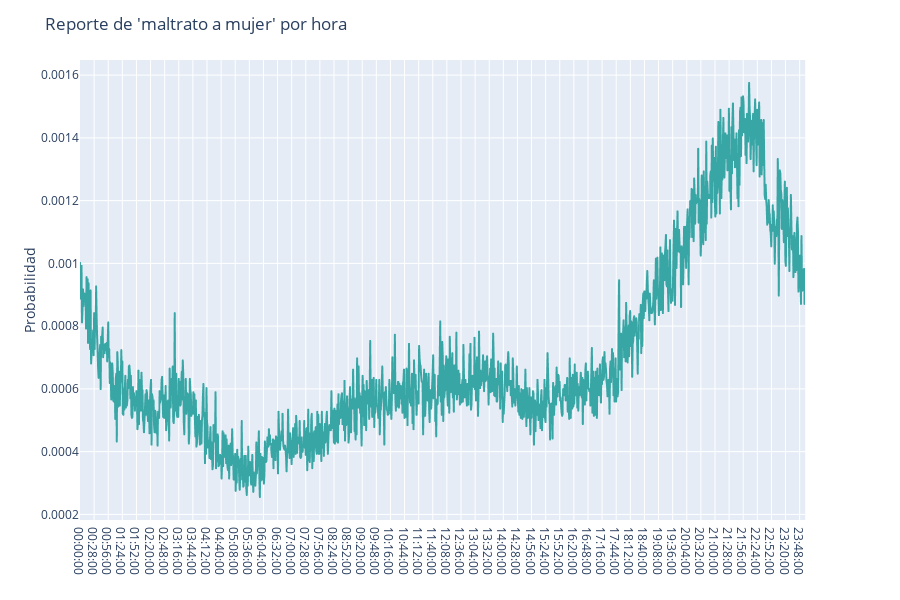

Notebook cell for this chart:
### Code cell
#Maltrato mujer
subdata_maltrato_mujer = pd.DataFrame(subdata.query('TIPO_DETALLE == "611M - MALTRATO A MUJER"'))
Cantidad_total = subdata_maltrato_mujer['Cantidad'].sum()
subdata_maltrato_mujer['Probabilidad'] = subdata_maltrato_mujer['Cantidad']/Cantidad_total

fig = px.line(subdata_maltrato_mujer, x='time_stamp', y='Probabilidad',
              color_discrete_sequence = px.colors.qualitative.Prism[2:])
fig.update_layout(title_text="Reporte de 'maltrato a mujer' por hora",
                  xaxis_rangeslider_visible=False)
fig.update_xaxes(title="")
fig.write_image("figuras_nuse/hora_probab_maltrato_mujer_ts.png")
fig.show()

### Figure 1 — Plotly figure (JSON) as saved in the notebook; plotly's stock layout.template omitted (floating-point values rounded to 4 significant figures; data arrays with more than 128 entries replaced by an {"elided": "..."} marker saying what was removed)
{"data": [{"hoverlabel": {"namelength": 0}, "hovertemplate": "time_stamp=%{x}<br>Probabilidad=%{y}", "legendgroup": "", "line": {"color": "rgb(56, 166, 165)", "dash": "solid"}, "mode": "lines", "name": "", "showlegend": false, "type": "scattergl", "x": {"elided": "1440 str values"}, "xaxis": "x", "y": {"elided": "1440 float values"}, "yaxis": "y"}], "layout": {"height": 600, "legend": {"tracegroupgap": 0}, "margin": {"t": 60}, "title": {"text": "Reporte de 'maltrato a mujer' por hora"}, "xaxis": {"anchor": "y", "domain": [0, 0.98], "rangeslider": {"visible": false}, "title": {"text": ""}}, "yaxis": {"anchor": "x", "domain": [0, 1], "title": {"text": "Probabilidad"}}}}
